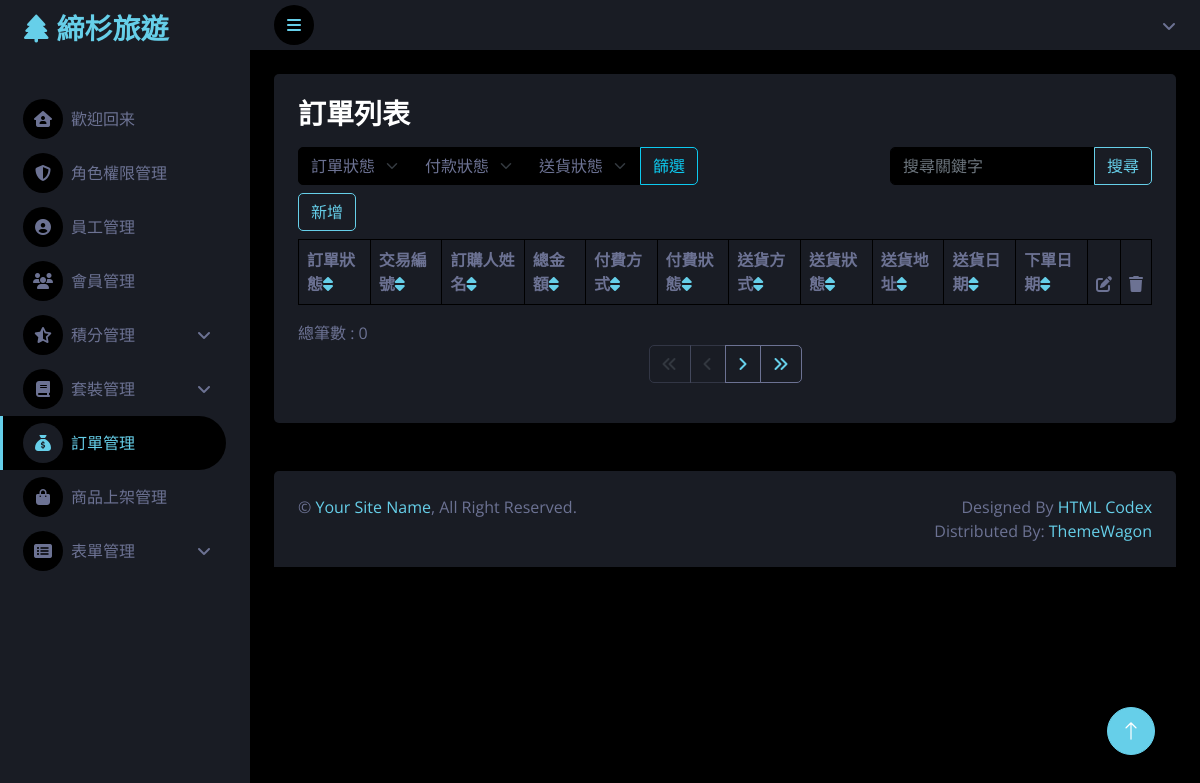
/order/orderList-admin.php, run on an earlier commit of the app's database.
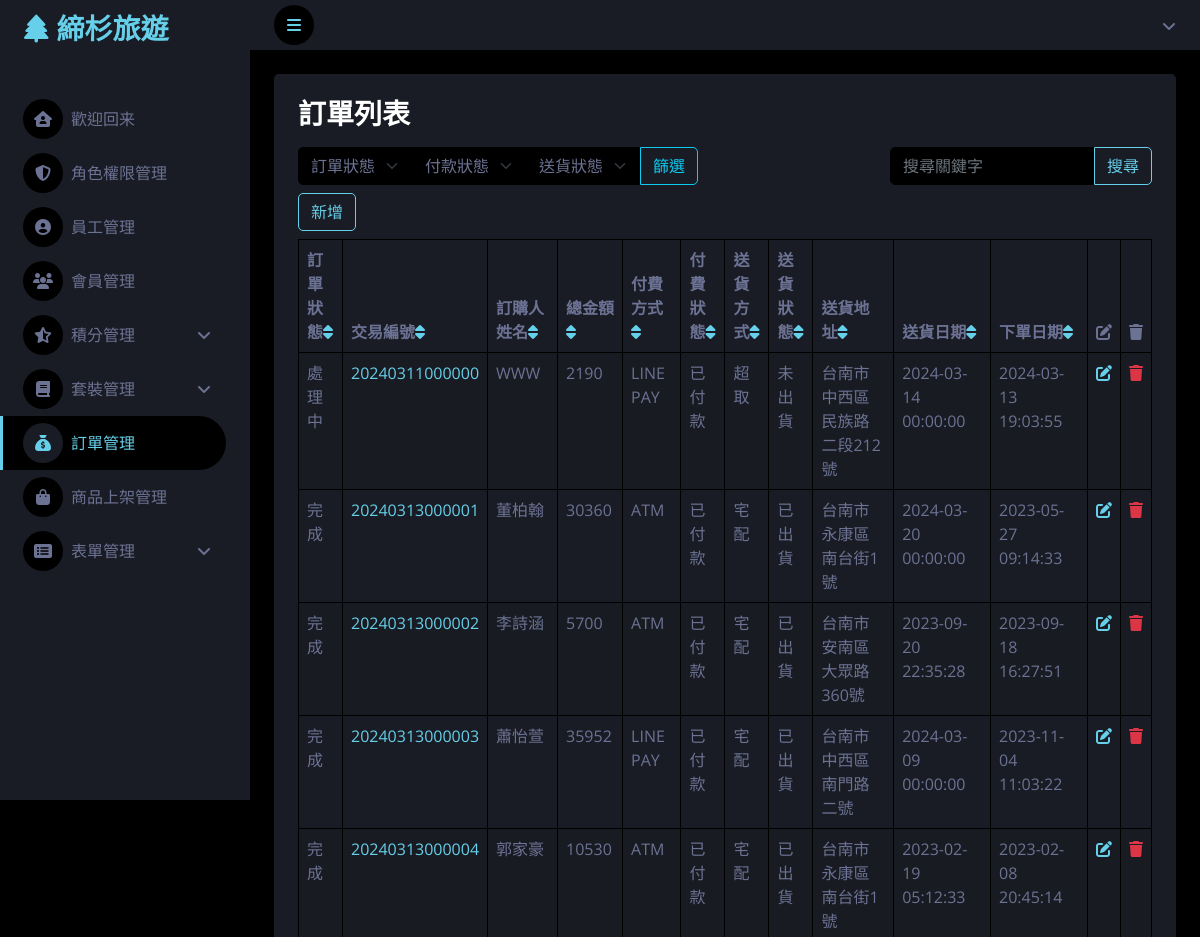
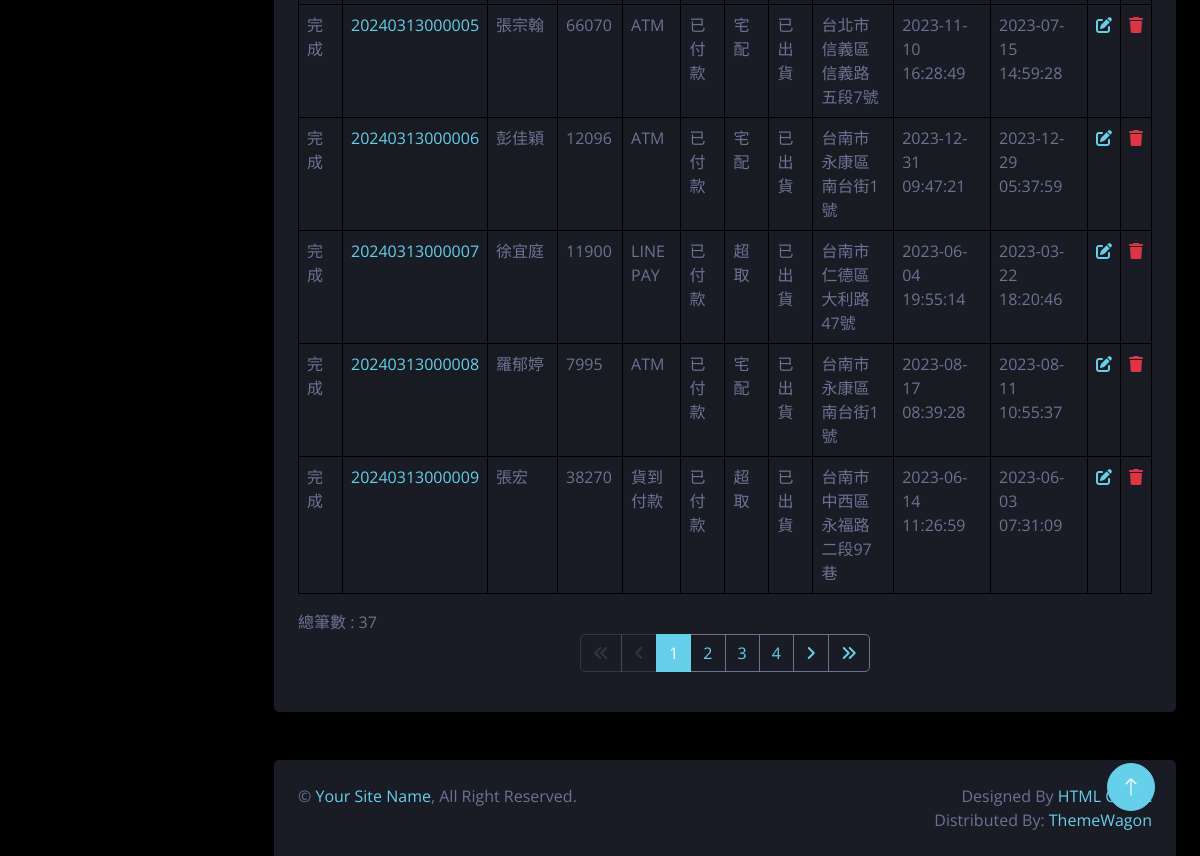
And on a later commit of the database (2 pictures, top to bottom).
### tables this page shows
CREATE TABLE `order` (
  `order_id` int(255) NOT NULL,
  `transaction_id` varchar(255) NOT NULL,
  `customer_id` int(50) DEFAULT NULL,
  `purchaser_name` varchar(50) DEFAULT NULL,
  `purchaser_mobile` varchar(50) DEFAULT NULL,
  `purchaser_email` varchar(50) DEFAULT NULL,
  `recipient_name` varchar(50) DEFAULT NULL,
  `recipient_mobile` varchar(50) DEFAULT NULL,
  `total_amount` int(50) NOT NULL,
  `payment_method` varchar(50) DEFAULT NULL,
  `shipping_method` varchar(50) DEFAULT NULL,
  `shipping_address` varchar(50) DEFAULT NULL,
  `invoice_type` varchar(50) DEFAULT NULL,
  `invoice_code` varchar(50) DEFAULT NULL,
  `company_title` varchar(50) DEFAULT NULL,
  `order_date` datetime DEFAULT NULL,
  `payment_status` varchar(50) DEFAULT NULL,
  `shipping_status` varchar(50) DEFAULT NULL,
  `shipping_date` datetime DEFAULT NULL,
  `order_status` varchar(50) DEFAULT NULL
);

### order/orderList-admin.php (the view, shortened to what the changed rows need)
<?php require __DIR__ . '/parts/pdo-connect.php';session_start();
$isAbled = $_SESSION['permission']['orders'] == 'view' ? 'disabled' : '';
$page = isset($_GET['page']) ? intval($_GET['page']) : 1;
$perPage = 10;
$t_sql = "SELECT COUNT(1) FROM `order`";
$t_stmt = $pdo->query($t_sql);
$totalRows = $t_stmt->fetch(PDO::FETCH_NUM)[0];
$totalPage = ceil($totalRows / $perPage);
$rows = [];
if ($totalRows > 0) {
    $sql = sprintf("SELECT * FROM `order` LIMIT %s,%s", ($page - 1) * $perPage, $perPage);
    $rows = $pdo->query($sql)->fetchAll();
}
$sort_column = isset($_GET['sort_column']) ? $_GET['sort_column'] : '';
$sort_order = isset($_GET['sort_order']) ? $_GET['sort_order'] : 'ASC';
?>
<?php include '../parts/html-head.php' ?>
<?php include '../parts/spinner.php' ?>
<?php include '../parts/navbar.php' ?>
<div class="m-4">
    <div class="bg-secondary rounded h-100 p-4 w-100">
        <div class="row d-flex">
            <div class="col">
                <table class="table table-bordered table-striped w-100">
                    <thead>
                        <tr>
                            <th>訂單狀態<a href="?page=<?= $page ?>&sort_column=order_status&sort_order=<?= $sort_column === 'order_status' && $sort_order === 'ASC' ? 'DESC' : 'ASC' ?>"><i class="fa-solid fa-sort"></i></a></th>
                            <th>交易編號<a href="?page=<?= $page ?>&sort_column=transaction_id&sort_order=<?= $sort_column === 'transaction_id' && $sort_order === 'ASC' ? 'DESC' : 'ASC' ?>"><i class="fa-solid fa-sort"></i></a></th>
                            <th>訂購人姓名<a href="?page=<?= $page ?>&sort_column=purchaser_name&sort_order=<?= $sort_column === 'purchaser_name' && $sort_order === 'ASC' ? 'DESC' : 'ASC' ?>"><i class="fa-solid fa-sort"></i></a></th>
                            <th>總金額<a href="?page=<?= $page ?>&sort_column=total_amount&sort_order=<?= $sort_column === 'total_amount' && $sort_order === 'ASC' ? 'DESC' : 'ASC' ?>"><i class="fa-solid fa-sort"></i></a></th>
                            <th>付費方式<a href="?page=<?= $page ?>&sort_column=payment_method&sort_order=<?= $sort_column === 'payment_method' && $sort_order === 'ASC' ? 'DESC' : 'ASC' ?>"><i class="fa-solid fa-sort"></i></a></th>
                            <th>付費狀態<a href="?page=<?= $page ?>&sort_column=payment_status&sort_order=<?= $sort_column === 'payment_status' && $sort_order === 'ASC' ? 'DESC' : 'ASC' ?>"><i class="fa-solid fa-sort"></i></a></th>
                            <th>送貨方式<a href="?page=<?= $page ?>&sort_column=shipping_method&sort_order=<?= $sort_column === 'shipping_method' && $sort_order === 'ASC' ? 'DESC' : 'ASC' ?>"><i class="fa-solid fa-sort"></i></a></th>
                            <th>送貨狀態<a href="?page=<?= $page ?>&sort_column=shipping_status&sort_order=<?= $sort_column === 'shipping_status' && $sort_order === 'ASC' ? 'DESC' : 'ASC' ?>"><i class="fa-solid fa-sort"></i></a></th>
                            <th>送貨地址<a href="?page=<?= $page ?>&sort_column=shipping_address&sort_order=<?= $sort_column === 'shipping_address' && $sort_order === 'ASC' ? 'DESC' : 'ASC' ?>"><i class="fa-solid fa-sort"></i></a></th>
                            <th>送貨日期<a href="?page=<?= $page ?>&sort_column=shipping_date&sort_order=<?= $sort_column === 'shipping_date' && $sort_order === 'ASC' ? 'DESC' : 'ASC' ?>"><i class="fa-solid fa-sort"></i></a></th>
                            <th>下單日期<a href="?page=<?= $page ?>&sort_column=order_date&sort_order=<?= $sort_column === 'order_date' && $sort_order === 'ASC' ? 'DESC' : 'ASC' ?>"><i class="fa-solid fa-sort"></i></a></th>
                            <th><i class="fa-solid fa-pen-to-square"></i></th>
                            <th><i class="fa-solid fa-trash"></i></th>
                        </tr>
                    </thead>
                    <tbody>
                        <?php foreach ($rows as $r) : ?>
                            <tr>
                                <td><?= $r['order_status'] ?></td>
                                <td><a href="order_detail.php?transaction_id=<?= htmlentities($r['transaction_id']) ?>"><?= htmlentities($r['transaction_id']) ?></td>
                                <td><?= $r['purchaser_name'] ?></td>
                                <td><?= $r['total_amount'] ?></td>
                                <td><?= $r['payment_method'] ?></td>
                                <td><?= $r['payment_status'] ?></td>
                                <td><?= $r['shipping_method'] ?></td>
                                <td><?= $r['shipping_status'] ?></td>
                                <td><?= $r['shipping_address'] ?></td>
                                <td><?= $r['shipping_date'] ?></td>
                                <td><?= $r['order_date'] ?></td>
                                <td><a href="edit.php?order_id=<?= $r['order_id'] ?>" class="<?= $isAbled ?>"><i class="fa-solid fa-pen-to-square"></i></a></td>
                                <td><a href="javascript:deleteOne(<?= $r['order_id'] ?>)" class="<?= $isAbled ?>"><i class="fa-solid fa-trash  text-danger"></i></a></td>
                            </tr>
                        <?php endforeach ?>
                    </tbody>
                </table>
            </div>
            <nav aria-label="First group">
                <div class="col"><span>總筆數 : </span><?= $totalRows ?></div>
                <ul class="pagination justify-content-center ">
                    <li class="page-item <?= $page == 1 ? 'disabled' : '' ?> ">
                    </li>
                    <li class="page-item <?= $page == 1 ? 'disabled' : '' ?>">
                    </li>
                    <?php for ($i = $page - 5; $i <= $page + 5; $i++) : ?>
                        <?php if ($i >= 1 and $i <= $totalPage) : ?>
                            <li class="page-item <?= $i != $page ?: 'active' ?>">
                                <a class="page-link <?= $i != $page ? 'bg-secondary border-light' : 'active' ?>" href="?page=<?= $i ?>"><?= $i ?></a>
                            </li>
                        <?php endif ?>
                    <?php endfor ?>
                    <li class="page-item <?= $page == $totalPage ? 'disabled' : '' ?>">
                    </li>
                    <li class="page-item <?= $page == $totalPage ? 'disabled' : '' ?>">
                    </li>
                </ul>
            </nav>
        </div>
    </div>
</div>
<?php include '../parts/footer.php' ?>
<?php include '../parts/html-foot.php' ?>

What changed in the data, as far as the page shows it:
added order: order_status "處理中", transaction "20240311000000", purchaser_name "WWW", total_amount "2190", payment_method "LINE PAY", payment_status "已付款", shipping_method "超取", shipping_status "未出貨", shipping_address "台南市中西區民族路二段212號", shipping_date "2024-03-14 00:00:00", order_date "2024-03-13 19:03:55"
added order: order_status "完成", transaction "20240313000001", purchaser_name "董柏翰", total_amount "30360", payment_method "ATM", payment_status "已付款", shipping_method "宅配", shipping_status "已出貨", shipping_address "台南市永康區南台街1號", shipping_date "2024-03-20 00:00:00", order_date "2023-05-27 09:14:33"
added order: order_status "完成", transaction "20240313000002", purchaser_name "李詩涵", total_amount "5700", payment_method "ATM", payment_status "已付款", shipping_method "宅配", shipping_status "已出貨", shipping_address "台南市安南區大眾路360號", shipping_date "2023-09-20 22:35:28", order_date "2023-09-18 16:27:51"
added order: order_status "完成", transaction "20240313000003", purchaser_name "蕭怡萱", total_amount "35952", payment_method "LINE PAY", payment_status "已付款", shipping_method "宅配", shipping_status "已出貨", shipping_address "台南市中西區南門路二號", shipping_date "2024-03-09 00:00:00", order_date "2023-11-04 11:03:22"
added order: order_status "完成", transaction "20240313000004", purchaser_name "郭家豪", total_amount "10530", payment_method "ATM", payment_status "已付款", shipping_method "宅配", shipping_status "已出貨", shipping_address "台南市永康區南台街1號", shipping_date "2023-02-19 05:12:33", order_date "2023-02-08 20:45:14"
added order: order_status "完成", transaction "20240313000005", purchaser_name "張宗翰", total_amount "66070", payment_method "ATM", payment_status "已付款", shipping_method "宅配", shipping_status "已出貨", shipping_address "台北市信義區信義路五段7號", shipping_date "2023-11-10 16:28:49", order_date "2023-07-15 14:59:28"
added order: order_status "完成", transaction "20240313000006", purchaser_name "彭佳穎", total_amount "12096", payment_method "ATM", payment_status "已付款", shipping_method "宅配", shipping_status "已出貨", shipping_address "台南市永康區南台街1號", shipping_date "2023-12-31 09:47:21", order_date "2023-12-29 05:37:59"
added order: order_status "完成", transaction "20240313000007", purchaser_name "徐宜庭", total_amount "11900", payment_method "LINE PAY", payment_status "已付款", shipping_method "超取", shipping_status "已出貨", shipping_address "台南市仁德區大利路47號", shipping_date "2023-06-04 19:55:14", order_date "2023-03-22 18:20:46"
added order: order_status "完成", transaction "20240313000008", purchaser_name "羅郁婷", total_amount "7995", payment_method "ATM", payment_status "已付款", shipping_method "宅配", shipping_status "已出貨", shipping_address "台南市永康區南台街1號", shipping_date "2023-08-17 08:39:28", order_date "2023-08-11 10:55:37"
added order: order_status "完成", transaction "20240313000009", purchaser_name "張宏", total_amount "38270", payment_method "貨到付款", payment_status "已付款", shipping_method "超取", shipping_status "已出貨", shipping_address "台南市中西區永福路二段97巷", shipping_date "2023-06-14 11:26:59", order_date "2023-06-03 07:31:09"
Also different on the page:
$totalRows: "0" → "37"
new list line: "1"
new list line: "2"
new list line: "3"
new list line: "4"
